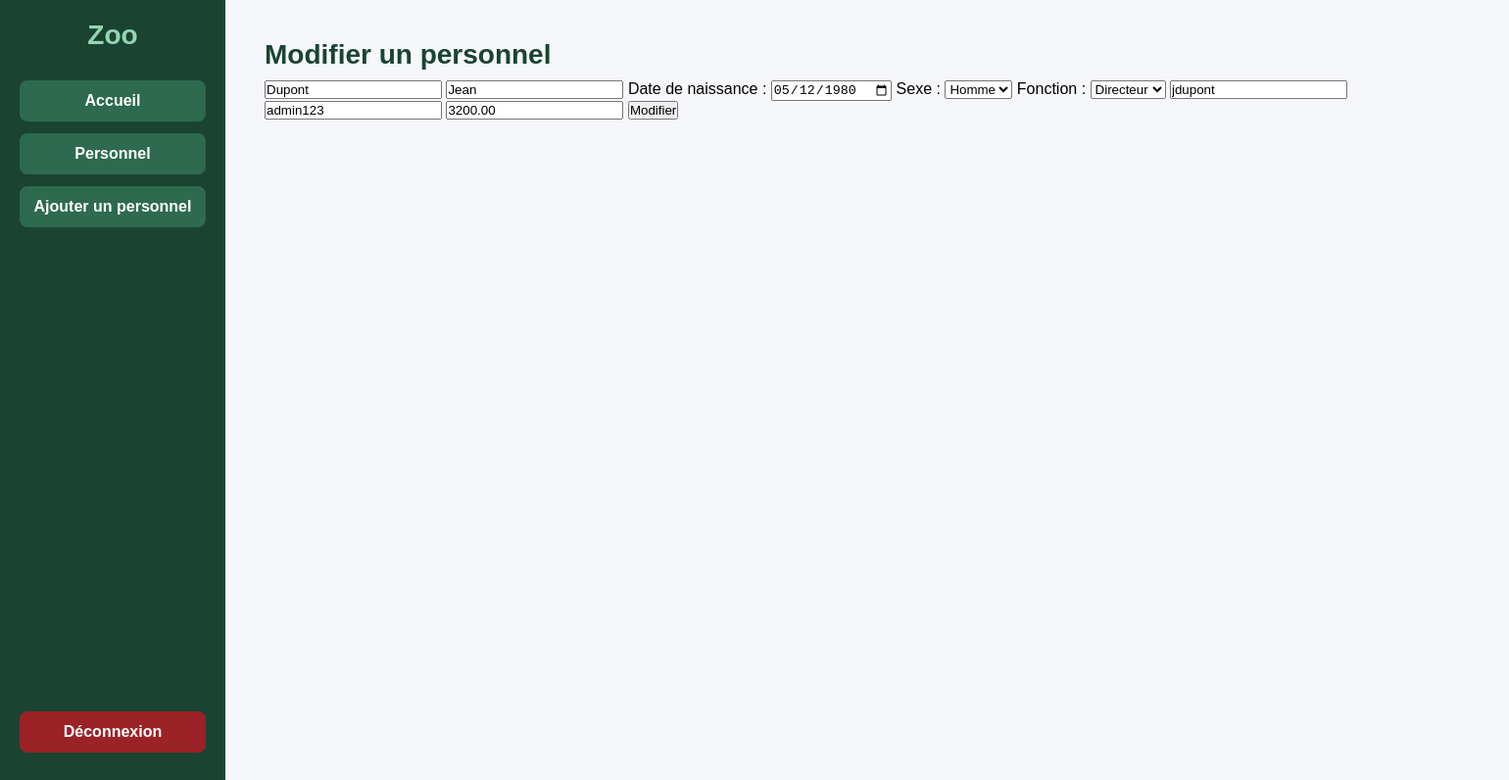
The app's page /modifier_personnel.php?id=1 (signed in) with its own data.
### tables this page shows
CREATE TABLE `personnels` (
  `id` int NOT NULL,
  `nom` varchar(30) NOT NULL,
  `prenom` varchar(30) NOT NULL,
  `date_de_naissance` date NOT NULL,
  `sexe` enum('H','F') NOT NULL,
  `login` varchar(50) NOT NULL,
  `mot_de_passe` varchar(255) NOT NULL,
  `fonction` enum('Directeur','Employe') NOT NULL,
  `salaire` decimal(7,2) NOT NULL
);

### modifier_personnel.php (the view, shortened to what this page needs)
<?php
include("connexion.php");
$id = $_GET['id'];
$sql = "SELECT * FROM personnels WHERE id='$id'";
$resultat = mysqli_query($conn, $sql);
$personne = mysqli_fetch_assoc($resultat);
?>
<!DOCTYPE html>
<html lang="fr">
<head>
    <link rel="stylesheet" href="style2.css">
</head>
<body>
<div class="conteneur">
    <div class="menu">
        <h2>Zoo</h2>
        <a href="accueil.php">Accueil</a>
        <a href="personnels.php">Personnel</a>
        <a href="ajout_personnel.php">Ajouter un personnel</a>
        <a href="logout.php">Déconnexion</a>
    </div>
    <div class="contenu">
        <h1>Modifier un personnel</h1>
        <form action="traitement_modif_personnel.php" method="POST">
            <input type="text" name="nom" value="<?php echo $personne['nom']; ?>" required>
            <input type="text" name="prenom" value="<?php echo $personne['prenom']; ?>" required>
            <label>Date de naissance :</label>
            <input type="date" name="date_de_naissance" value="<?php echo $personne['date_de_naissance']; ?>" required>
            <label>Sexe :</label>
            <select name="sexe" required>
                <option value="H" <?php if ($personne['sexe'] == "H") echo "selected"; ?>>Homme</option>
            </select>
            <label>Fonction :</label>
            <select name="fonction" required>
                <option value="Directeur" <?php if ($personne['fonction'] == "Directeur") echo "selected"; ?>>Directeur</option>
            </select>
            <input type="text" name="login" value="<?php echo $personne['login']; ?>" required>
            <input type="text" name="mot_de_passe" value="<?php echo $personne['mot_de_passe']; ?>" required>
            <input type="number" step="0.01" name="salaire" value="<?php echo $personne['salaire']; ?>" required>
            <button type="submit">Modifier</button>
        </form>
    </div>
</div>
</body>
</html>

### style2.css (style rules this page uses)
* { margin: 0; padding: 0; box-sizing: border-box; }
body { font-family: Arial, sans-serif; background-color: #f5f7fa; }
.conteneur { display: flex; min-height: 100vh; }
.menu { width: 230px; background: #1b4332; padding: 20px; display: flex; flex-direction: column; }
.menu h2 { color: #95d5b2; text-align: center; margin-bottom: 30px; font-size: 28px; }
.menu a { text-decoration: none; color: white; background: #2d6a4f; padding: 12px; margin-bottom: 12px; border-radius: 8px; text-align: center; transition: 0.3s; font-weight: bold; }
.menu a:last-child { margin-top: auto; background: #9b2226; }
.contenu { flex: 1; padding: 40px; }
.contenu h1 { font-size: 28px; color: #1b4332; margin-bottom: 10px; }
.contenu { background: #f5f7fa; }
.contenu::before { content: ""; display: block; background: white; padding: 30px; border-radius: 15px; width: 100%; height: auto; position: absolute; z-index: -1; }

### records on screen
personnels: nom "Dupont", prenom "Jean", date_de_naissance "05/12/1980", sexe "Homme", fonction "Directeur", login "jdupont", mot_de_passe "admin123", salaire "3200.00"
